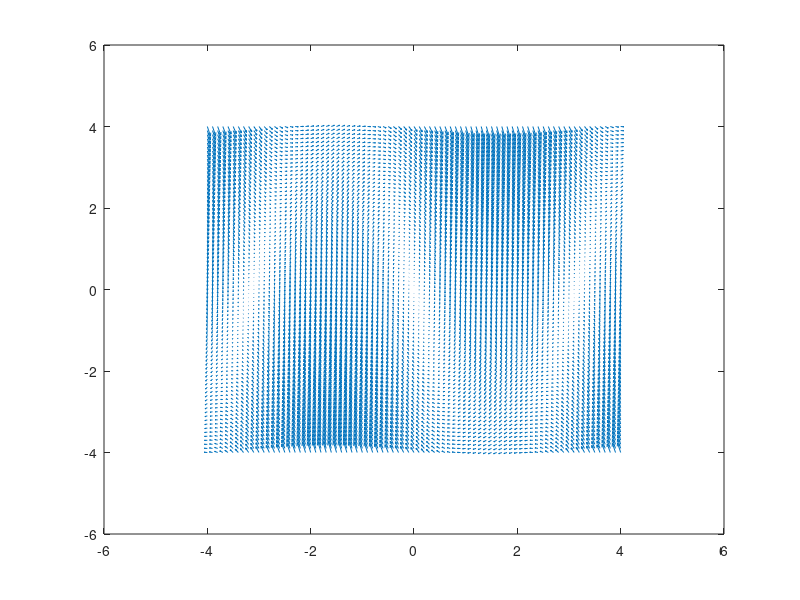

MATLAB code for this plot:
%% Aufgabe A5.3a
% Bereich und Schrittweite setzen
X = -1:0.1:2;
Y = -1:0.1:3;

% Meshgrid erstellen
[x y] = meshgrid(X,Y);

% Gleichungen des Systems formulieren
% y1'(t) = (2 - y2(t)) * y1(t)
% y2'(t) = (1 + y1(t) - y2(t)) * y2(t)
dx = (2 - x) .* x; % Punktoperator!
dy = (1+x-y) .* y; % Punktoperator!

% Plotten des Richtungsfeldes mit quiver
quiver(x ,y, dx, dy, 4);

%% Aufgabe A5.3b
% Bereich und Schrittweite setzen
X = -1:0.1:3;
Y = -1:0.1:2;

% Meshgrid erstellen
[x y] = meshgrid(X,Y);

% Gleichungen des Systems formulieren
% y1'(t) = y1(t) - 2*y1(t)*y2(t)
% y2'(t) = 2*y1(t)*y2(t) - 3*y2(t))
dx = x - 2*x .* y       % Punktoperator!
dy = 2*x .* y - 3*y;    % Punktoperator!

% Plotten des Richtungsfeldes mit quiver
quiver(x ,y, dx, dy, 2);

xlim([-0.6,2.2]);
ylim([-0.8,1.2]);

%% Aufgabe A5.3c
% Bereich und Schrittweite setzen
X = -4:0.1:4;
Y = -4:0.1:4;

% Meshgrid erstellen
[x y] = meshgrid(X,Y);

% Gleichungen des Systems formulieren
dx = y;                   % Punktoperator!
dy = -10 .* sin(x) -2*y;  % Punktoperator!

% Plotten des Richtungsfeldes mit quiver
quiver(x ,y, dx, dy, 2);
